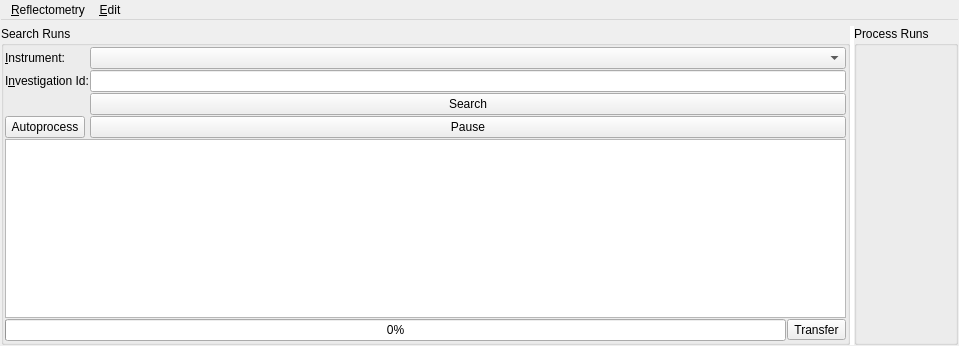
<?xml version="1.0" encoding="UTF-8"?>
<ui version="4.0">
 <class>ReflRunsTabWidget</class>
 <widget class="QWidget" name="ReflRunsTabWidget">
  <property name="geometry">
   <rect>
    <x>0</x>
    <y>0</y>
    <width>959</width>
    <height>346</height>
   </rect>
  </property>
  <property name="windowTitle">
   <string>RunsTab</string>
  </property>
  <property name="toolTip">
   <string/>
  </property>
  <layout class="QVBoxLayout" name="layoutMain">
   <property name="leftMargin">
    <number>1</number>
   </property>
   <property name="topMargin">
    <number>1</number>
   </property>
   <property name="rightMargin">
    <number>1</number>
   </property>
   <property name="bottomMargin">
    <number>1</number>
   </property>
   <item>
    <widget class="QMenuBar" name="menuBar">
     <property name="nativeMenuBar">
      <bool>false</bool>
     </property>
     <widget class="QMenu" name="menuTable">
      <property name="title">
       <string>&amp;Reflectometry</string>
      </property>
     </widget>
     <widget class="QMenu" name="menuRows">
      <property name="title">
       <string>&amp;Edit</string>
      </property>
     </widget>
     <addaction name="menuTable"/>
     <addaction name="menuRows"/>
    </widget>
   </item>
   <item>
    <widget class="QSplitter" name="splitterTables">
     <property name="sizePolicy">
      <sizepolicy hsizetype="Expanding" vsizetype="Expanding">
       <horstretch>0</horstretch>
       <verstretch>0</verstretch>
      </sizepolicy>
     </property>
     <property name="styleSheet">
      <string>QSplitter::handle { background-color:white }</string>
     </property>
     <property name="orientation">
      <enum>Qt::Horizontal</enum>
     </property>
     <property name="childrenCollapsible">
      <bool>true</bool>
     </property>
     <widget class="QGroupBox" name="groupSearchPane">
      <property name="title">
       <string>Search Runs</string>
      </property>
      <layout class="QVBoxLayout" name="layoutSearchPane">
       <property name="spacing">
        <number>1</number>
       </property>
       <property name="leftMargin">
        <number>1</number>
       </property>
       <property name="topMargin">
        <number>1</number>
       </property>
       <property name="rightMargin">
        <number>1</number>
       </property>
       <property name="bottomMargin">
        <number>1</number>
       </property>
       <item>
        <layout class="QFormLayout" name="layoutSearchForm">
         <property name="fieldGrowthPolicy">
          <enum>QFormLayout::AllNonFixedFieldsGrow</enum>
         </property>
         <item row="0" column="0">
          <widget class="QLabel" name="labelInstrument">
           <property name="text">
            <string>&amp;Instrument:</string>
           </property>
           <property name="buddy">
            <cstring>comboSearchInstrument</cstring>
           </property>
          </widget>
         </item>
         <item row="0" column="1">
          <widget class="QComboBox" name="comboSearchInstrument">
           <property name="sizePolicy">
            <sizepolicy hsizetype="Expanding" vsizetype="Fixed">
             <horstretch>0</horstretch>
             <verstretch>0</verstretch>
            </sizepolicy>
           </property>
           <property name="minimumSize">
            <size>
             <width>150</width>
             <height>0</height>
            </size>
           </property>
           <property name="toolTip">
            <string>The instrument used for the investigation to search for</string>
           </property>
           <property name="whatsThis">
            <string>Specifies which instrument you're searching for data from.</string>
           </property>
          </widget>
         </item>
         <item row="1" column="0">
          <widget class="QLabel" name="labelInvestigationId">
           <property name="sizePolicy">
            <sizepolicy hsizetype="Minimum" vsizetype="Preferred">
             <horstretch>0</horstretch>
             <verstretch>0</verstretch>
            </sizepolicy>
           </property>
           <property name="text">
            <string>I&amp;nvestigation Id:</string>
           </property>
           <property name="buddy">
            <cstring>textSearch</cstring>
           </property>
          </widget>
         </item>
         <item row="1" column="1">
          <widget class="QLineEdit" name="textSearch">
           <property name="sizePolicy">
            <sizepolicy hsizetype="Expanding" vsizetype="Fixed">
             <horstretch>0</horstretch>
             <verstretch>0</verstretch>
            </sizepolicy>
           </property>
           <property name="minimumSize">
            <size>
             <width>40</width>
             <height>0</height>
            </size>
           </property>
           <property name="toolTip">
            <string>The Id of the investigation runs to search for</string>
           </property>
           <property name="whatsThis">
            <string>Specifies the investigation id that you are searching for runs from.</string>
           </property>
           <property name="inputMethodHints">
            <set>Qt::ImhDigitsOnly</set>
           </property>
           <property name="cursorPosition">
            <number>0</number>
           </property>
          </widget>
         </item>
         <item row="2" column="1">
          <widget class="QPushButton" name="buttonSearch">
           <property name="sizePolicy">
            <sizepolicy hsizetype="Preferred" vsizetype="Preferred">
             <horstretch>0</horstretch>
             <verstretch>0</verstretch>
            </sizepolicy>
           </property>
           <property name="toolTip">
            <string>Search for runs using ICAT</string>
           </property>
           <property name="whatsThis">
            <string>Searches ICAT for runs from the given instrument with the given investigation id.</string>
           </property>
           <property name="text">
            <string>Search</string>
           </property>
          </widget>
         </item>
         <item row="3" column="0">
          <widget class="QPushButton" name="buttonAutoreduce">
           <property name="sizePolicy">
            <sizepolicy hsizetype="Preferred" vsizetype="Preferred">
             <horstretch>0</horstretch>
             <verstretch>0</verstretch>
            </sizepolicy>
           </property>
           <property name="toolTip">
            <string>Process all runs in this investigation and poll for new runs</string>
           </property>
           <property name="whatsThis">
            <string>Start a background process that will poll for new runs in the current investigation. When runs are found, they are automatically transferred to the table and processed.</string>
           </property>
           <property name="text">
            <string>Autoprocess</string>
           </property>
           <property name="icon">
            <iconset resource="../../../MantidPlot/icons/icons.qrc">
             <normaloff>:/play2.png</normaloff>:/play2.png</iconset>
           </property>
          </widget>
         </item>
         <item row="3" column="1">
          <widget class="QPushButton" name="buttonAutoreducePause">
           <property name="sizePolicy">
            <sizepolicy hsizetype="Preferred" vsizetype="Preferred">
             <horstretch>0</horstretch>
             <verstretch>0</verstretch>
            </sizepolicy>
           </property>
           <property name="toolTip">
            <string>Pause auto-processing</string>
           </property>
           <property name="whatsThis">
            <string>Pause any processing or auto-processing that is in progress. Pressing Autoprocess again after pausing will resume from where it was stopped, unless the instrument or investigation ID has changed, in which case the table will cleared and auto-processing will restart</string>
           </property>
           <property name="accessibleName">
            <string/>
           </property>
           <property name="text">
            <string>Pause</string>
           </property>
           <property name="icon">
            <iconset resource="../../../MantidPlot/icons/icons.qrc">
             <normaloff>:/pause.png</normaloff>:/pause.png</iconset>
           </property>
          </widget>
         </item>
        </layout>
       </item>
       <item>
        <widget class="QTableView" name="tableSearchResults">
         <property name="contextMenuPolicy">
          <enum>Qt::CustomContextMenu</enum>
         </property>
         <property name="selectionMode">
          <enum>QAbstractItemView::ExtendedSelection</enum>
         </property>
         <property name="selectionBehavior">
          <enum>QAbstractItemView::SelectRows</enum>
         </property>
         <attribute name="horizontalHeaderDefaultSectionSize">
          <number>60</number>
         </attribute>
         <attribute name="horizontalHeaderMinimumSectionSize">
          <number>20</number>
         </attribute>
         <attribute name="horizontalHeaderStretchLastSection">
          <bool>true</bool>
         </attribute>
         <attribute name="verticalHeaderVisible">
          <bool>false</bool>
         </attribute>
         <attribute name="verticalHeaderDefaultSectionSize">
          <number>20</number>
         </attribute>
        </widget>
       </item>
       <item>
        <layout class="QHBoxLayout" name="layoutSearchBottomRow">
         <item>
          <widget class="QProgressBar" name="progressBar">
           <property name="toolTip">
            <string>Shows the current progress when transferring runs manually, or a busy indicator to show that auto-processing is running</string>
           </property>
           <property name="whatsThis">
            <string>When transferring runs manually, this bar shows the progress as a percentage complete. Alternatively, when auto-processing is running, it shows a busy indicator to show that the background polling and transfer of runs is continually running.</string>
           </property>
           <property name="value">
            <number>0</number>
           </property>
          </widget>
         </item>
         <item>
          <widget class="QToolButton" name="buttonTransfer">
           <property name="toolTip">
            <string>Transfer the selected run(s) into the processing table</string>
           </property>
           <property name="whatsThis">
            <string>This transfers the currenly-selected runs in the Search table into the main table, ready for processing</string>
           </property>
           <property name="text">
            <string>Transfer</string>
           </property>
           <property name="toolButtonStyle">
            <enum>Qt::ToolButtonTextBesideIcon</enum>
           </property>
          </widget>
         </item>
        </layout>
       </item>
      </layout>
     </widget>
     <widget class="QGroupBox" name="groupProcessPane">
      <property name="title">
       <string>Process Runs</string>
      </property>
      <layout class="QVBoxLayout" name="layoutProcessPane">
       <property name="spacing">
        <number>1</number>
       </property>
       <property name="leftMargin">
        <number>1</number>
       </property>
       <property name="topMargin">
        <number>1</number>
       </property>
       <property name="rightMargin">
        <number>1</number>
       </property>
       <property name="bottomMargin">
        <number>1</number>
       </property>
       <item>
        <widget class="QToolBox" name="toolbox">
         <property name="font">
          <font>
           <pointsize>11</pointsize>
           <weight>75</weight>
           <bold>true</bold>
          </font>
         </property>
        </widget>
       </item>
      </layout>
     </widget>
    </widget>
   </item>
  </layout>
  <action name="actionSearch">
   <property name="icon">
    <iconset resource="../../../MantidPlot/icons/icons.qrc">
     <normaloff>:/folder.png</normaloff>:/folder.png</iconset>
   </property>
   <property name="text">
    <string>Search</string>
   </property>
   <property name="toolTip">
    <string>Search for runs using ICAT</string>
   </property>
   <property name="whatsThis">
    <string>Searches ICAT for runs from the given instrument with the given investigation id.</string>
   </property>
  </action>
  <action name="actionAutoreduce">
   <property name="icon">
    <iconset resource="../../../MantidPlot/icons/icons.qrc">
     <normaloff>:/play2.png</normaloff>:/play2.png</iconset>
   </property>
   <property name="text">
    <string>Autoreduce</string>
   </property>
   <property name="toolTip">
    <string>Process all runs in this investigation and poll for new runs</string>
   </property>
   <property name="whatsThis">
    <string>Start a background process that will poll for new runs in the current investigation. When runs are found, they are automatically transferred to the table and processed.</string>
   </property>
  </action>
  <action name="actionTransfer">
   <property name="icon">
    <iconset resource="../../../MantidPlot/icons/icons.qrc">
     <normaloff>:/append_drag_curves.png</normaloff>:/append_drag_curves.png</iconset>
   </property>
   <property name="text">
    <string>Transfer</string>
   </property>
   <property name="toolTip">
    <string>Transfer the selected run(s) into the processing table</string>
   </property>
   <property name="whatsThis">
    <string>This transfers the currenly-selected runs in the Search table into the main table, ready for processing</string>
   </property>
  </action>
  <action name="actionAutoreducePause">
   <property name="icon">
    <iconset resource="../../../MantidPlot/icons/icons.qrc">
     <normaloff>:/pause.png</normaloff>:/pause.png</iconset>
   </property>
   <property name="text">
    <string>Pause</string>
   </property>
   <property name="toolTip">
    <string>Pause auto-processing</string>
   </property>
   <property name="whatsThis">
    <string>Pause any processing or auto-processing that is in progress. Pressing Autoprocess again after pausing will resume from where it was stopped, unless the instrument or investigation ID has changed, in which case the table will cleared and auto-processing will restart</string>
   </property>
  </action>
 </widget>
 <tabstops>
  <tabstop>comboSearchInstrument</tabstop>
  <tabstop>tableSearchResults</tabstop>
 </tabstops>
 <resources>
  <include location="../../../MantidPlot/icons/icons.qrc"/>
 </resources>
 <connections>
  <connection>
   <sender>buttonSearch</sender>
   <signal>clicked()</signal>
   <receiver>actionSearch</receiver>
   <slot>trigger()</slot>
   <hints>
    <hint type="sourcelabel">
     <x>217</x>
     <y>143</y>
    </hint>
    <hint type="destinationlabel">
     <x>-1</x>
     <y>-1</y>
    </hint>
   </hints>
  </connection>
  <connection>
   <sender>textSearch</sender>
   <signal>returnPressed()</signal>
   <receiver>actionSearch</receiver>
   <slot>trigger()</slot>
   <hints>
    <hint type="sourcelabel">
     <x>228</x>
     <y>112</y>
    </hint>
    <hint type="destinationlabel">
     <x>-1</x>
     <y>-1</y>
    </hint>
   </hints>
  </connection>
  <connection>
   <sender>buttonAutoreduce</sender>
   <signal>clicked()</signal>
   <receiver>actionAutoreduce</receiver>
   <slot>trigger()</slot>
   <hints>
    <hint type="sourcelabel">
     <x>20</x>
     <y>20</y>
    </hint>
    <hint type="destinationlabel">
     <x>-1</x>
     <y>-1</y>
    </hint>
   </hints>
  </connection>
  <connection>
   <sender>buttonAutoreducePause</sender>
   <signal>clicked()</signal>
   <receiver>actionAutoreducePause</receiver>
   <slot>trigger()</slot>
   <hints>
    <hint type="sourcelabel">
     <x>478</x>
     <y>159</y>
    </hint>
    <hint type="destinationlabel">
     <x>-1</x>
     <y>-1</y>
    </hint>
   </hints>
  </connection>
 </connections>
</ui>
